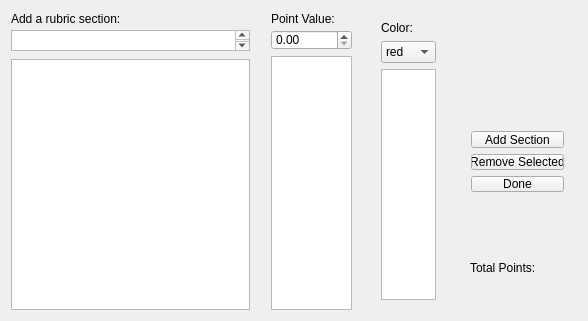
<?xml version="1.0" encoding="UTF-8"?>
<ui version="4.0">
 <class>RubricCreatorGUI</class>
 <widget class="QWidget" name="RubricCreatorGUI">
  <property name="geometry">
   <rect>
    <x>0</x>
    <y>0</y>
    <width>588</width>
    <height>321</height>
   </rect>
  </property>
  <property name="windowTitle">
   <string>RubricCreatorGUI</string>
  </property>
  <widget class="QListWidget" name="rubricSectionList">
   <property name="geometry">
    <rect>
     <x>11</x>
     <y>59</y>
     <width>239</width>
     <height>251</height>
    </rect>
   </property>
  </widget>
  <widget class="QLabel" name="totalPoints">
   <property name="geometry">
    <rect>
     <x>470</x>
     <y>280</y>
     <width>47</width>
     <height>13</height>
    </rect>
   </property>
   <property name="text">
    <string/>
   </property>
  </widget>
  <widget class="QListWidget" name="pointValueList">
   <property name="geometry">
    <rect>
     <x>271</x>
     <y>56</y>
     <width>81</width>
     <height>254</height>
    </rect>
   </property>
  </widget>
  <widget class="QTextEdit" name="addRubricSectionText">
   <property name="geometry">
    <rect>
     <x>11</x>
     <y>30</y>
     <width>239</width>
     <height>21</height>
    </rect>
   </property>
   <property name="maximumSize">
    <size>
     <width>16777215</width>
     <height>189</height>
    </size>
   </property>
  </widget>
  <widget class="QDoubleSpinBox" name="pointValueSpinBox">
   <property name="geometry">
    <rect>
     <x>271</x>
     <y>30</y>
     <width>81</width>
     <height>20</height>
    </rect>
   </property>
  </widget>
  <widget class="QLabel" name="pointValueLabel">
   <property name="geometry">
    <rect>
     <x>271</x>
     <y>11</y>
     <width>71</width>
     <height>16</height>
    </rect>
   </property>
   <property name="text">
    <string>Point Value:</string>
   </property>
  </widget>
  <widget class="QLabel" name="addRubricSectionLabel">
   <property name="geometry">
    <rect>
     <x>11</x>
     <y>11</y>
     <width>151</width>
     <height>16</height>
    </rect>
   </property>
   <property name="text">
    <string>Add a rubric section:</string>
   </property>
  </widget>
  <widget class="QWidget" name="layoutWidget">
   <property name="geometry">
    <rect>
     <x>370</x>
     <y>10</y>
     <width>77</width>
     <height>301</height>
    </rect>
   </property>
   <layout class="QVBoxLayout" name="verticalLayout_2">
    <item>
     <layout class="QVBoxLayout" name="verticalLayout">
      <item>
       <widget class="QLabel" name="colorLabel">
        <property name="text">
         <string>Color:</string>
        </property>
       </widget>
      </item>
      <item>
       <widget class="QComboBox" name="colorDropDown">
        <item>
         <property name="text">
          <string>red</string>
         </property>
        </item>
        <item>
         <property name="text">
          <string>blue</string>
         </property>
        </item>
        <item>
         <property name="text">
          <string>green</string>
         </property>
        </item>
        <item>
         <property name="text">
          <string>purple</string>
         </property>
        </item>
        <item>
         <property name="text">
          <string>orange</string>
         </property>
        </item>
        <item>
         <property name="text">
          <string>pink</string>
         </property>
        </item>
       </widget>
      </item>
     </layout>
    </item>
    <item>
     <widget class="QListWidget" name="colorList"/>
    </item>
   </layout>
  </widget>
  <widget class="QLabel" name="totalPointsLabel">
   <property name="geometry">
    <rect>
     <x>470</x>
     <y>260</y>
     <width>71</width>
     <height>16</height>
    </rect>
   </property>
   <property name="text">
    <string>Total Points:</string>
   </property>
  </widget>
  <widget class="QWidget" name="layoutWidget_2">
   <property name="geometry">
    <rect>
     <x>460</x>
     <y>120</y>
     <width>115</width>
     <height>83</height>
    </rect>
   </property>
   <layout class="QVBoxLayout" name="verticalLayout_4">
    <item>
     <widget class="QPushButton" name="addSectionButton">
      <property name="text">
       <string>Add Section</string>
      </property>
     </widget>
    </item>
    <item>
     <widget class="QPushButton" name="removeSelectedButton">
      <property name="text">
       <string>Remove Selected</string>
      </property>
     </widget>
    </item>
    <item>
     <widget class="QPushButton" name="doneButton">
      <property name="text">
       <string>Done</string>
      </property>
     </widget>
    </item>
   </layout>
  </widget>
 </widget>
 <layoutdefault spacing="6" margin="11"/>
 <resources/>
 <connections/>
</ui>
